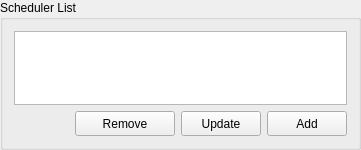
           <widget class="QGroupBox" name="groupBox_15">
            <property name="minimumSize">
             <size>
              <width>0</width>
              <height>150</height>
             </size>
            </property>
            <property name="maximumSize">
             <size>
              <width>16777215</width>
              <height>150</height>
             </size>
            </property>
            <property name="title">
             <string>Scheduler List</string>
            </property>
            <layout class="QGridLayout" name="gridLayout_46">
             <item row="1" column="0">
              <spacer name="horizontalSpacer_3">
               <property name="orientation">
                <enum>Qt::Horizontal</enum>
               </property>
               <property name="sizeHint" stdset="0">
                <size>
                 <width>55</width>
                 <height>20</height>
                </size>
               </property>
              </spacer>
             </item>
             <item row="1" column="1">
              <widget class="QPushButton" name="pushButton_48">
               <property name="minimumSize">
                <size>
                 <width>100</width>
                 <height>25</height>
                </size>
               </property>
               <property name="maximumSize">
                <size>
                 <width>100</width>
                 <height>25</height>
                </size>
               </property>
               <property name="text">
                <string>Remove</string>
               </property>
               <property name="icon">
                <iconset>
                 <normaloff>../../Downloads/.designer/.designer/backup/img/rem.png</normaloff>../../Downloads/.designer/.designer/backup/img/rem.png</iconset>
               </property>
              </widget>
             </item>
             <item row="1" column="2">
              <widget class="QPushButton" name="pushButton_49">
               <property name="maximumSize">
                <size>
                 <width>100</width>
                 <height>25</height>
                </size>
               </property>
               <property name="text">
                <string>Update</string>
               </property>
              </widget>
             </item>
             <item row="1" column="3">
              <widget class="QPushButton" name="pushButton_50">
               <property name="maximumSize">
                <size>
                 <width>100</width>
                 <height>25</height>
                </size>
               </property>
               <property name="text">
                <string>Add</string>
               </property>
               <property name="icon">
                <iconset>
                 <normaloff>../../Downloads/.designer/.designer/backup/img/add.png</normaloff>../../Downloads/.designer/.designer/backup/img/add.png</iconset>
               </property>
              </widget>
             </item>
             <item row="0" column="0" colspan="4">
              <widget class="QListWidget" name="listWidget_18">
               <property name="selectionMode">
                <enum>QAbstractItemView::ExtendedSelection</enum>
               </property>
              </widget>
             </item>
            </layout>
           </widget>
